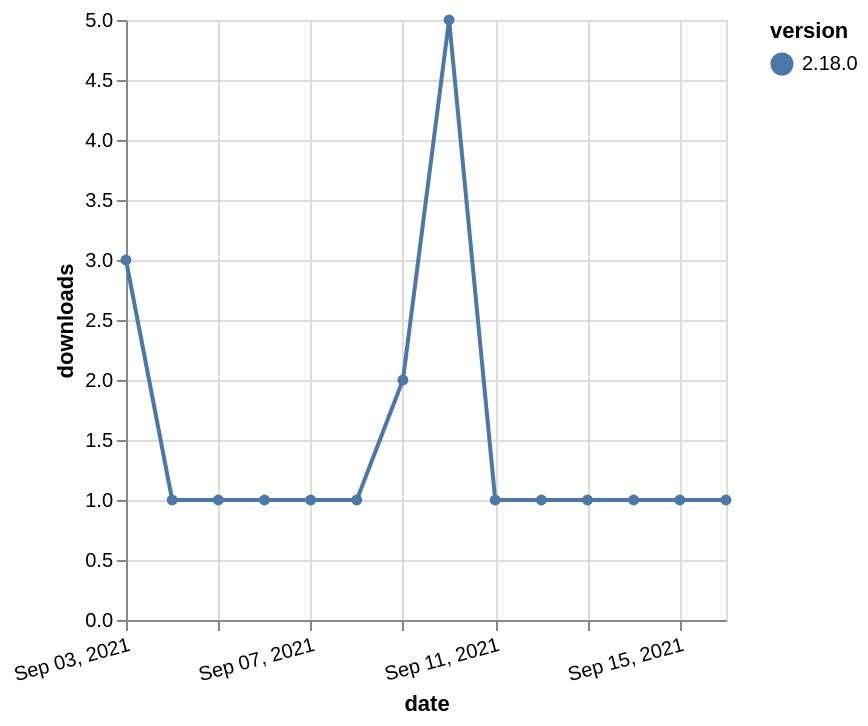

Write a Vega-Lite specification for this figure.
### Vega-Lite specification from a JSON file in a GitHub repository (floating-point values rounded to 4 significant figures)
{"$schema": "https://vega.github.io/schema/vega-lite/v5.json", "description": "A simple bar chart with embedded data.", "data": {"values": [{"date": "2021-09-03", "total": 531, "delta": 3, "version": "2.18.0"}, {"date": "2021-09-04", "total": 532, "delta": 1, "version": "2.18.0"}, {"date": "2021-09-05", "total": 533, "delta": 1, "version": "2.18.0"}, {"date": "2021-09-06", "total": 534, "delta": 1, "version": "2.18.0"}, {"date": "2021-09-07", "total": 535, "delta": 1, "version": "2.18.0"}, {"date": "2021-09-08", "total": 536, "delta": 1, "version": "2.18.0"}, {"date": "2021-09-09", "total": 538, "delta": 2, "version": "2.18.0"}, {"date": "2021-09-10", "total": 543, "delta": 5, "version": "2.18.0"}, {"date": "2021-09-11", "total": 544, "delta": 1, "version": "2.18.0"}, {"date": "2021-09-12", "total": 545, "delta": 1, "version": "2.18.0"}, {"date": "2021-09-13", "total": 546, "delta": 1, "version": "2.18.0"}, {"date": "2021-09-14", "total": 547, "delta": 1, "version": "2.18.0"}, {"date": "2021-09-15", "total": 548, "delta": 1, "version": "2.18.0"}, {"date": "2021-09-16", "total": 549, "delta": 1, "version": "2.18.0"}]}, "width": "container", "mark": {"type": "line", "point": {"filled": true}}, "encoding": {"x": {"field": "date", "type": "temporal", "timeUnit": "yearmonthdate", "title": "date", "axis": {"labelAngle": -15}}, "y": {"field": "delta", "type": "quantitative", "title": "downloads"}, "color": {"field": "version", "type": "nominal"}, "tooltip": {"field": "delta"}}}
